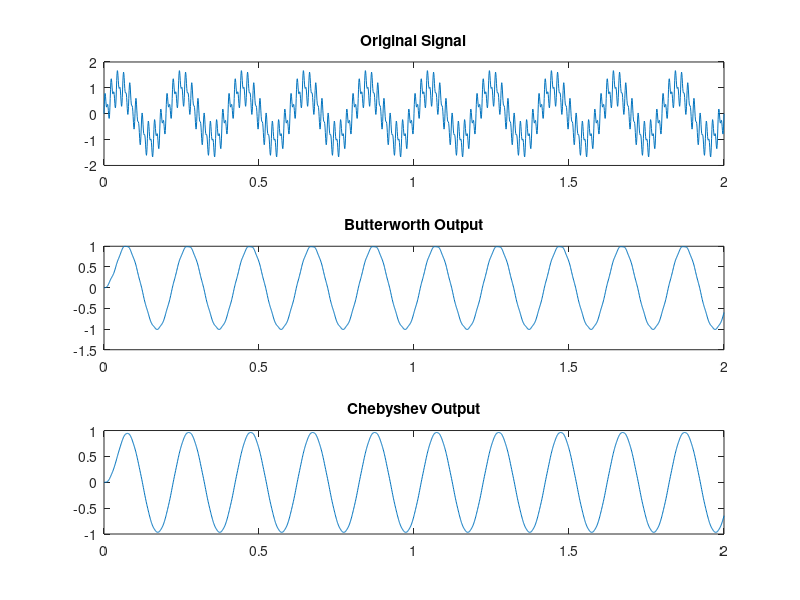

MATLAB code for this plot:
Fs = 1000;
t = 0:1/Fs:2;
x = sin(2*pi*5*t) + 0.5*sin(2*pi*50*t) + 0.3*sin(2*pi*100*t);
% Butterworth
[b1,a1] = butter(4, 20/(Fs/2));
y1 = filter(b1,a1,x);
% Chebyshev
[b2,a2] = cheby1(4, 1, 20/(Fs/2));
y2 = filter(b2,a2,x);
figure;
subplot(3,1,1); plot(t,x); title('Original Signal');
subplot(3,1,2); plot(t,y1); title('Butterworth Output');
subplot(3,1,3); plot(t,y2); title('Chebyshev Output');
